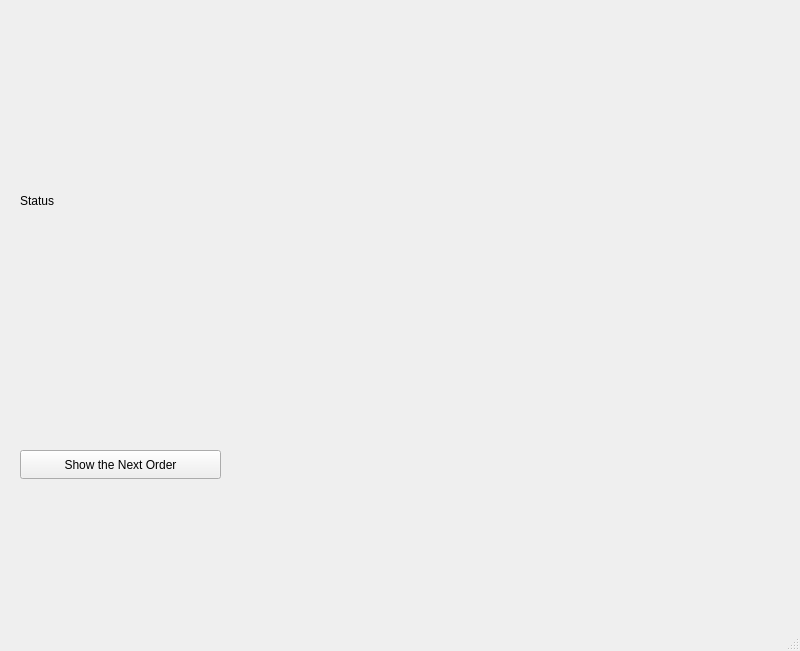
<?xml version="1.0" encoding="UTF-8"?>
<ui version="4.0">
 <class>MainWindow</class>
 <widget class="QMainWindow" name="MainWindow">
  <property name="geometry">
   <rect>
    <x>0</x>
    <y>0</y>
    <width>800</width>
    <height>651</height>
   </rect>
  </property>
  <property name="windowTitle">
   <string>MainWindow</string>
  </property>
  <widget class="QWidget" name="centralwidget">
   <widget class="QPushButton" name="pushButton">
    <property name="geometry">
     <rect>
      <x>20</x>
      <y>450</y>
      <width>201</width>
      <height>29</height>
     </rect>
    </property>
    <property name="text">
     <string>Show the Next Order</string>
    </property>
   </widget>
   <widget class="QLabel" name="label">
    <property name="geometry">
     <rect>
      <x>20</x>
      <y>30</y>
      <width>311</width>
      <height>341</height>
     </rect>
    </property>
    <property name="text">
     <string>Status</string>
    </property>
   </widget>
  </widget>
  <widget class="QMenuBar" name="menubar">
   <property name="geometry">
    <rect>
     <x>0</x>
     <y>0</y>
     <width>800</width>
     <height>25</height>
    </rect>
   </property>
  </widget>
  <widget class="QStatusBar" name="statusbar"/>
 </widget>
 <resources/>
 <connections/>
</ui>
